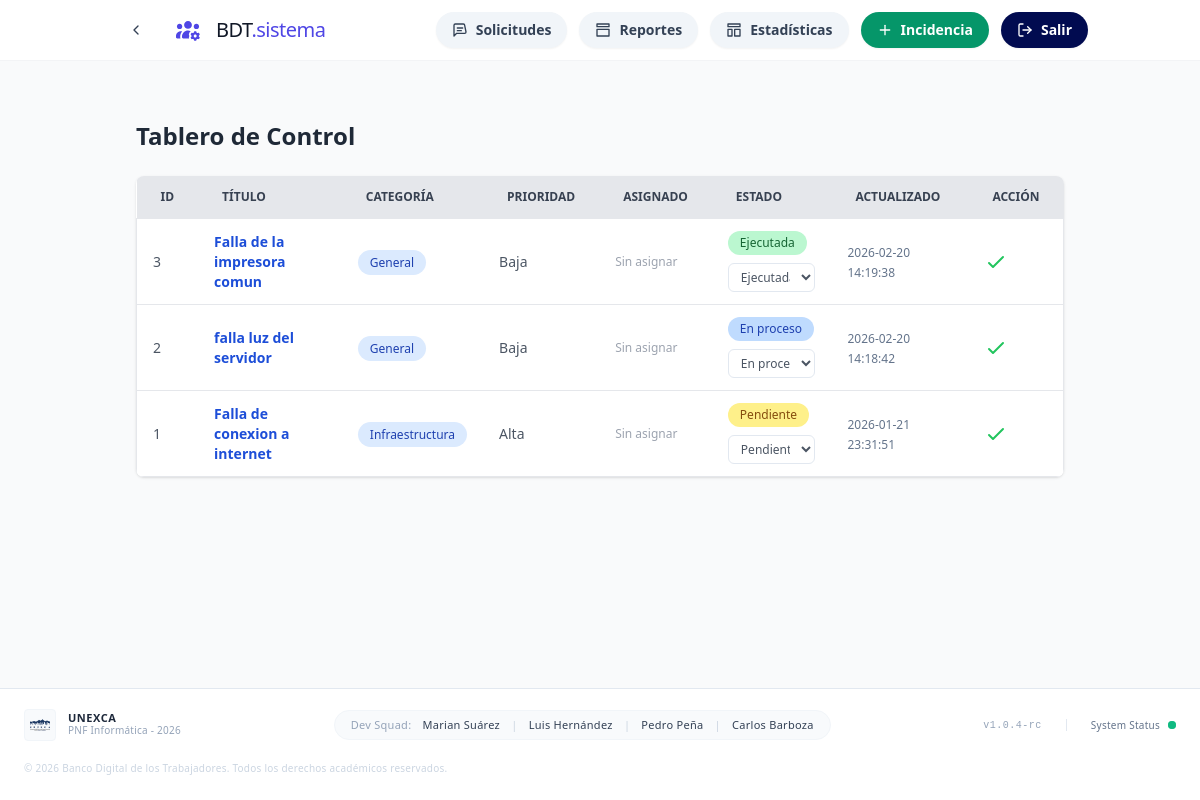
The page /index.php?route=dashboard (signed in) on the database its author committed.
### tables this page shows
CREATE TABLE tickets (
                id INTEGER PRIMARY KEY AUTOINCREMENT,
                user_id INTEGER,
                title TEXT NOT NULL,
                description TEXT NOT NULL,
                category TEXT,
                priority TEXT,
                status TEXT DEFAULT 'Pendiente',
                created_at DATETIME DEFAULT CURRENT_TIMESTAMP
            , assigned_to INTEGER, updated_at DATETIME);

### app/Controllers/TicketController.php (called while the page is built, shortened)
<?php
class TicketController {
    public function index() {
        $role = $_SESSION['role'] ?? '';
        if ($role === 'Analista') {
            $tickets = Ticket::getByUserId($_SESSION['user_id']);
        } else {
            $tickets = Ticket::getAll();
        }
        require __DIR__ . '/../Views/dashboard/index.php';
    }
}

### app/Models/Ticket.php (called while the page is built, shortened)
<?php
class Ticket {
    public static function getAll() {
        $pdo = Database::connect();
        $stmt = $pdo->query("SELECT tickets.*, users.username AS assigned_username FROM tickets LEFT JOIN users ON tickets.assigned_to = users.id ORDER BY tickets.created_at DESC");
        return $stmt->fetchAll(PDO::FETCH_ASSOC);
    }
}

### app/Views/dashboard/index.php (the view, shortened to what this page needs)
<?php require __DIR__ . '/../layout/header.php'; ?>
<div class="container mx-auto px-4 sm:px-6 lg:px-12 py-6 sm:py-8">
<?php if (empty($tickets)): ?>
    <div class="bg-white rounded-lg mt-16 mx-auto shadow w-full max-w-[1080px] p-8 sm:p-10">
        <div class="flex flex-col items-center text-center gap-4">
            <div class="h-16 w-16 rounded-full bg-emerald-100 text-emerald-700 flex items-center justify-center text-2xl">
                ✅
            </div>
            <h3 class="text-xl sm:text-2xl font-semibold text-gray-800">¡Bienvenido!</h3>
            <p class="text-gray-600 max-w-xl">
                Aún no has reportado incidencias. Crea tu primer ticket para comenzar el seguimiento.
            </p>
            <a href="?route=create_ticket" class="inline-flex items-center gap-2 rounded-full bg-emerald-600 px-5 py-2 text-sm font-semibold text-white shadow-sm transition hover:bg-emerald-700 focus:outline-none focus:ring-2 focus:ring-emerald-600/40">
                Crear incidencia
            </a>
        </div>
    </div>
<?php else: ?>
<?php
    $formatCaracas = function ($value) {
        if (empty($value)) { return 'N/D'; }
        try {
            $dt = new DateTime($value, new DateTimeZone('UTC'));
            $dt->setTimezone(new DateTimeZone('America/Caracas'));
            return $dt->format('Y-m-d H:i:s');
        } catch (Exception $e) {
            return htmlspecialchars($value);
        }
    };
?>
<div class="flex items-center justify-between mt-6 sm:mt-10 mb-6">
    <h2 class="text-xl sm:text-2xl font-bold text-gray-800">Tablero de Control</h2>
</div>
<div class="bg-transparent sm:bg-white w-full sm:shadow sm:rounded-lg sm:overflow-hidden">
    <table class="w-full text-left border-collapse text-sm">
        <thead class="hidden md:table-header-group">
            <tr class="bg-gray-200 text-gray-700 uppercase text-xs leading-normal">
                <th class="py-3 px-6">ID</th>
                <th class="py-3 px-6">Título</th>
                <th class="py-3 px-6">Categoría</th>
                <th class="py-3 px-6">Prioridad</th>
                <th class="py-3 px-6">Asignado</th>
                <th class="py-3 px-6">Estado</th>
                <th class="py-3 px-6">Actualizado</th>
                <th class="py-3 px-6">Acción</th>
            </tr>
        </thead>
        <tbody class="text-gray-600 font-light block md:table-row-group">
            <?php foreach ($tickets as $ticket): ?>
                <tr class="bg-white border border-gray-200 rounded-lg mb-4 block md:table-row md:border-b md:mb-0 hover:bg-gray-50 shadow-sm md:shadow-none md:rounded-none">
                    <td class="px-4 py-3 border-b md:border-0 flex justify-between items-center md:table-cell">
                        <span class="font-medium"><?= $ticket['id'] ?></span>
                    </td>
                    <td class="px-4 py-3 border-b md:border-0 flex justify-between items-center md:table-cell">
                        <a class="text-blue-700 hover:underline font-bold break-words text-right md:text-left max-w-[200px] md:max-w-none truncate md:whitespace-normal" href="?route=ticket_detail&id=<?= $ticket['id'] ?>">
                            <?= htmlspecialchars($ticket['title']) ?>
                        </a>
                    </td>
                    <td class="px-4 py-3 border-b md:border-0 flex justify-between items-center md:table-cell">
                        <span class="bg-blue-100 text-blue-800 py-1 px-3 rounded-full text-xs">
                            <?= $ticket['category'] ?>
                        </span>
                    </td>
                    <td class="px-4 py-3 border-b md:border-0 flex justify-between items-center md:table-cell">
                        <span><?= $ticket['priority'] ?></span>
                    </td>
                    <?php $statusFormId = 'status-form-' . $ticket['id']; ?>
                    <td class="px-4 py-3 border-b md:border-0 flex flex-col md:table-cell gap-2">
                        <div class="flex flex-col gap-2 w-full md:w-auto">
                            <?php if (!empty($ticket['assigned_username'])): ?>
                                <span class="bg-slate-100 text-slate-700 py-1 px-3 rounded-full text-xs w-fit">
                                    <?= htmlspecialchars($ticket['assigned_username']) ?>
                                    <?php if (isset($_SESSION['user_id']) && isset($ticket['assigned_to']) && intval($ticket['assigned_to']) === intval($_SESSION['user_id'])): ?>
                                        (Tú)
                                    <?php endif; ?>
                                </span>
                            <?php else: ?>
                                <span class="text-xs text-gray-400">Sin asignar</span>
                            <?php endif; ?>
                        </div>
                    </td>
                    <td class="px-4 py-3 border-b md:border-0 flex flex-col md:table-cell gap-2">
                        <?php
                            $statusClass = 'bg-yellow-200 text-yellow-800';
                            if ($ticket['status'] === 'En proceso') { $statusClass = 'bg-blue-200 text-blue-800'; }
                            if ($ticket['status'] === 'Ejecutada') { $statusClass = 'bg-green-200 text-green-800'; }
                        ?>
                        <div class="flex flex-col gap-2">
                            <span class="<?= $statusClass ?> py-1 px-3 rounded-full text-xs w-fit">
                                <?= $ticket['status'] ?>
                            </span>
                            <?php if(isset($_SESSION['role']) && ($_SESSION['role'] === 'Gerente' || $_SESSION['role'] === 'Soporte')): ?>
                                <form id="<?= $statusFormId ?>" method="POST" action="?route=dashboard" class="w-full">
                                    <select name="status" class="border border-slate-200 rounded-md px-2 py-1 text-xs bg-white w-full">
                                        <option value="Pendiente" <?= $ticket['status'] === 'Pendiente' ? 'selected' : '' ?>>Pendiente</option>
                                        <option value="En proceso" <?= $ticket['status'] === 'En proceso' ? 'selected' : '' ?>>En proceso</option>
                                        <option value="Ejecutada" <?= $ticket['status'] === 'Ejecutada' ? 'selected' : '' ?>>Ejecutada</option>
                                    </select>
                                </form>
                            <?php endif; ?>
                        </div>
                    </td>
                    <td class="px-4 py-3 border-b md:border-0 flex justify-between items-center md:table-cell">
                        <span class="text-xs text-slate-500">
                            <?= $formatCaracas($ticket['updated_at'] ?? null) ?>
                        </span>
                    </td>
                    <td class="px-4 py-3 flex flex-col md:table-cell gsap-2">
                        <?php if(isset($_SESSION['role']) && ($_SESSION['role'] === 'Gerente' || $_SESSION['role'] === 'Soporte')): ?>
                            <div class="flex flex-row md:flex-row gap-2 w-full">
                                <button type="submit" form="<?= $statusFormId ?>" class="group relative">
                                    <svg
                                        class="h-6 w-6 text-green-500 hover:text-green-700 transition-colors cursor-pointer"
                                        fill="none"
                                        viewBox="0 0 24 24"
                                        stroke="currentColor"
                                        stroke-width="2">
                                    <path stroke-linecap="round" stroke-linejoin="round" d="M5 13l4 4L19 7" />
                                    </svg>
                                </button>
                            </div>
                        <?php else: ?>
                            <span class="text-xs text-gray-400">Solo admin/soporte</span>
                        <?php endif; ?>
                    </td>
                </tr>
            <?php endforeach; ?>
        </tbody>
    </table>
</div>
<?php endif; ?>
</div>
<?php require __DIR__ . '/../layout/footer.php'; ?>

### rows shown on the page
tickets: id "3", title "Falla de la impresora comun", category "General", priority "Baja", status "Ejecutada", updated_at "2026-02-20 14:19:38"
tickets: id "2", title "falla luz del servidor", category "General", priority "Baja", status "En proceso", updated_at "2026-02-20 14:18:42"
tickets: id "1", title "Falla de conexion a internet", category "Infraestructura", priority "Alta", status "Pendiente", updated_at "2026-01-21 23:31:51"
